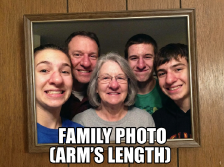
#> input picture pieces/lps-own-face/tex/eggs/family_armslength.png, 224 x 167 px, given in place of distracted.jpg, which was not available
$ python make_eggs.py
#> lines starting #> are read from the running program, lines starting #| are printed output that depends on the picture; after the words box and inside, x2 and y2 are one past the last pixel; in counts of white or black regions, pixels touching at a corner belong together
"""venv: wall easter eggs from REAL memes (imgflip templates, user 2026-10-31: real internet images OK).
  distracted   - Distracted Boyfriend: MY EYES / LITERALLY ANYTHING / THE LINE I WAS READING
  thisisfine   - This Is Fine: MY BRAIN, 3x A SECOND
  monkey       - Monkey Puppet side-eye: ME WATCHING MY OWN EYES IN THE MIRROR
meme_mirror / mona_selfie are copied from lps-own-face (the user liked them; same mirror set)."""
from pathlib import Path
import numpy as np
from PIL import Image, ImageDraw, ImageFont, ImageEnhance

H = Path(__file__).resolve().parent; E = H / "eggs"; S = E / "src"
IMPACT = "/System/Library/Fonts/Supplemental/Impact.ttf"
f = lambda s: ImageFont.truetype(IMPACT, s)


def ps1(im):
    im = ImageEnhance.Contrast(ImageEnhance.Color(im).enhance(1.15)).enhance(1.08)
    return Image.fromarray((np.asarray(im) // 8 * 8 + 4).astype(np.uint8))


def fit(d, text, w, size):
    while d.textlength(text, font=f(size)) > w:
        size -= 1
    return f(size)


def label(d, xy, text, w, size, anchor="mm"):
    d.text(xy, text, font=fit(d, text, w, size), fill=(255, 255, 255), anchor=anchor, stroke_width=2, stroke_fill=(0, 0, 0))


im = ps1(Image.open(S / "distracted.jpg").convert("RGB").resize((240, 160), Image.LANCZOS)); d = ImageDraw.Draw(im)
#> in ps1, `im = ImageEnhance.Contrast(ImageEnhance.Color(im).enhance(1.15)).enhan..`:
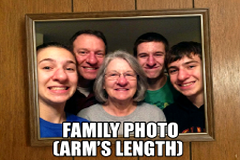
#> im: PIL image 240x160 RGB; mean R, G, B 125.6, 93.1, 68.9
label(d, (52, 120), "LITERALLY", 90, 18); label(d, (52, 138), "ANYTHING", 90, 18)
label(d, (140, 40), "MY EYES", 70, 18)
label(d, (200, 110), "THE LINE I", 76, 15); label(d, (200, 126), "WAS READING", 76, 15)
im.save(E / "distracted.png")
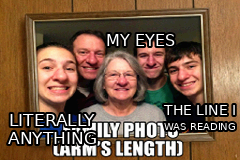
#> saved as distracted.png: PIL image 240x160 RGB; mean R, G, B 122.3, 92, 69.2

im = ps1(Image.open(S / "thisisfine.jpg").convert("RGB").crop((0, 0, 290, 282)).resize((160, 156), Image.LANCZOS))
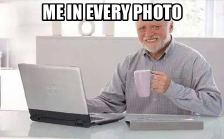
#> input picture pieces/lps-own-face/tex/eggs/meme_mirror.png, 224 x 139 px, given in place of thisisfine.jpg, which was not available
#> in ps1 (call 2), `im = ImageEnhance.Contrast(ImageEnhance.Color(im).enhance(1.15)).enhan..`:
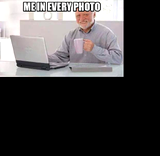
#> im: PIL image 160x156 RGB; mean R, G, B 72.7, 70, 70.7
c = Image.new("RGB", (160, 200), (250, 250, 250)); c.paste(im, (0, 44)); d = ImageDraw.Draw(c)
#> after `c = Image.new('RGB', (160, 200), (250, 250, 250))`: c: PIL image 160x200 RGB; every value is 250
d.text((80, 14), "MY BRAIN,", font=fit(d, "MY BRAIN,", 150, 20), fill=(20, 20, 20), anchor="mm")
d.text((80, 34), "3x A SECOND", font=fit(d, "3x A SECOND", 150, 20), fill=(20, 20, 20), anchor="mm")
c.save(E / "thisisfine.png")
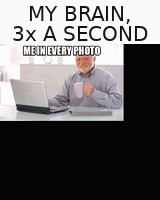
#> saved as thisisfine.png: PIL image 160x200 RGB; mean R, G, B 105.5, 103.5, 104

im = ps1(Image.open(S / "monkey.jpg").convert("RGB").crop((0, 384, 461, 768)).resize((180, 150), Image.LANCZOS))
#> in ps1 (call 3), `im = ImageEnhance.Contrast(ImageEnhance.Color(im).enhance(1.15)).enhan..`: im: PIL image 180x150 RGB; every value is 0
#> in ps1 (call 3), `return Image.fromarray((np.asarray(im) // 8 * 8 + 4).astype(np.uint8))`: returned value: PIL image 180x150 RGB; every value is 4
c = Image.new("RGB", (180, 196), (20, 20, 20)); c.paste(im, (0, 46)); d = ImageDraw.Draw(c)
#> after `c = Image.new('RGB', (180, 196), (20, 20, 20))`: c: PIL image 180x196 RGB; every value is 20
#> after `c.paste(im, (0, 46))`:
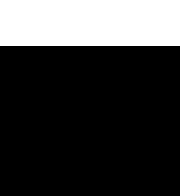
#> c: PIL image 180x196 RGB; values 4 (black) and 20 (white), 23.5% white; 1 white region, box (x1, y1, x2, y2) and area: (0, 0, 180, 46) 8280
d.text((90, 14), "ME WATCHING MY OWN", font=fit(d, "ME WATCHING MY OWN", 170, 18), fill=(255, 255, 255), anchor="mm")
d.text((90, 34), "EYES IN THE MIRROR", font=fit(d, "EYES IN THE MIRROR", 170, 18), fill=(255, 255, 255), anchor="mm")
c.save(E / "monkey.png")
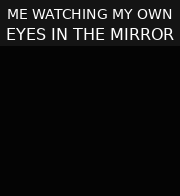
#> saved as monkey.png: PIL image 180x196 RGB; min 4, max 255, mean 15
print(sorted(p.name for p in E.glob("*.png")))

# v2 (user 2026-11-02): mix of kinds per set, Courage / SpongeBob spirit — gross-up portraits of the cast, weird
# realistic paintings, a random object photo, video-game box art (all Flow, PS1 palette, ~200 px tall).
for name, box in (("chicken", None), ("duck", None),
                  ("boxart", None), ("potato", None), ("goldfish", None)):
#> (the run stopped early here; a loop or call above may not have finished)
